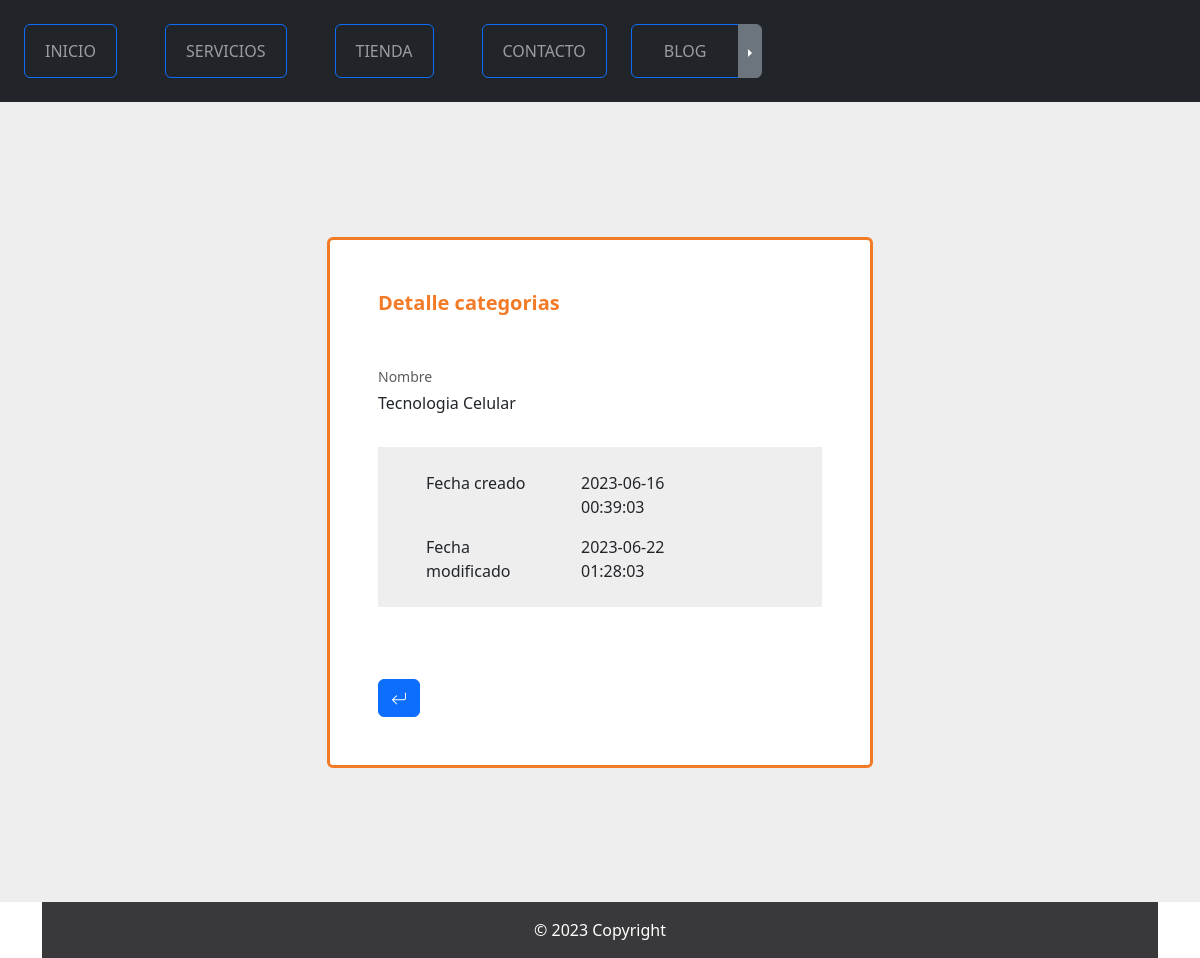
The page /blogs/categoria/detalles/2 on the database as committed earlier.
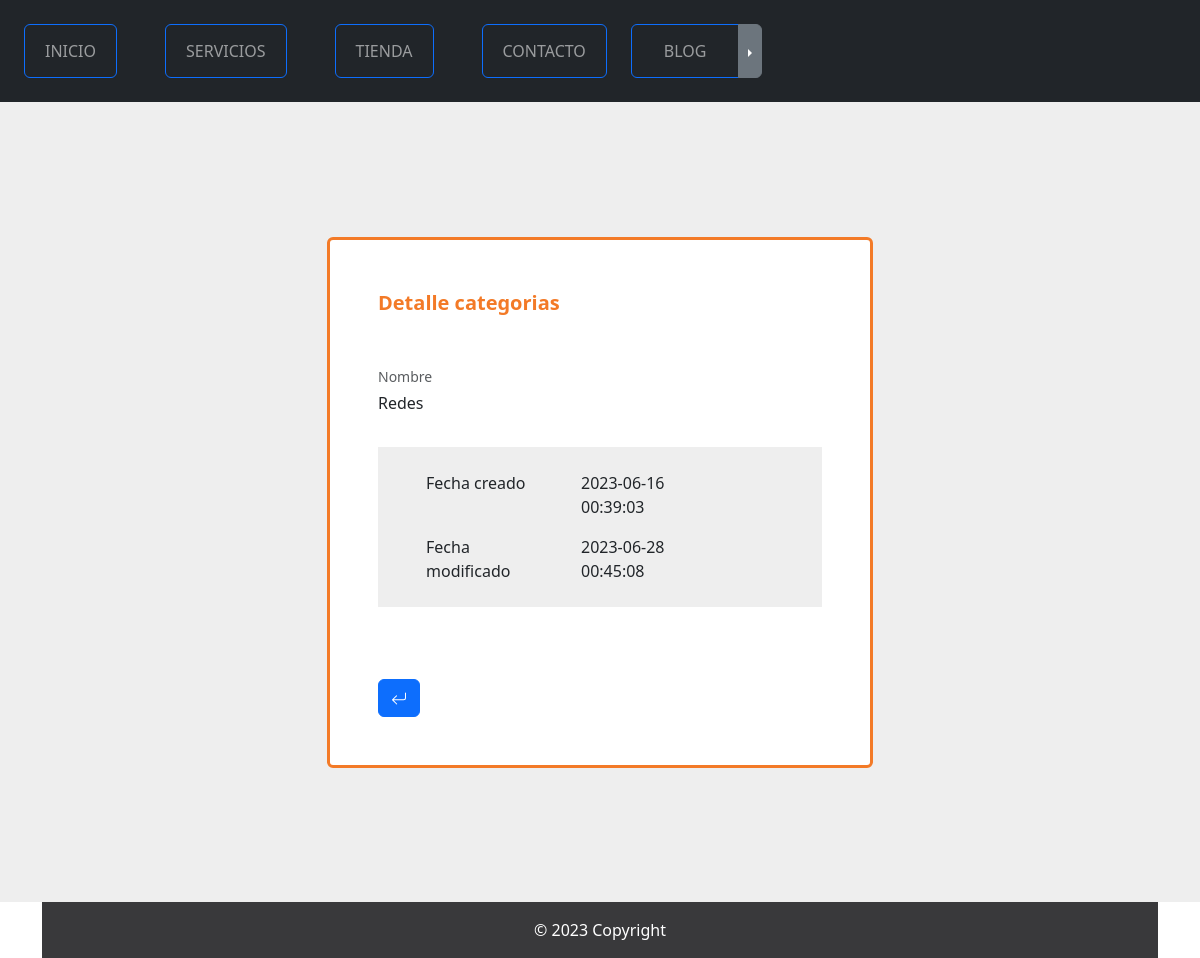
The same page on the database as committed later.
### blogs/models.py (models this page shows, shortened)
class Categoria(models.Model):
    nombre = models.CharField(max_length=50)
    created = models.DateTimeField(auto_now_add=True)
    updated = models.DateTimeField(auto_now=True)
    class Meta:
        verbose_name = 'categoria'
        verbose_name_plural = 'categorias'
        db_table = 'demo_categoria'

### blogs/views.py (the view)
class CategoriaDetalle(DetailView):
    model = Categoria

### blogs/templates/blogs/categoria/detalles.html (shortened to what this page needs)
{% extends "master.html" %}
{% load widget_tweaks %}
{% block content %}
    <section class="h-100 h-custom background-color-custom1">
        <div class="container py-5 h-100">
            <div class="row d-flex justify-content-center align-items-center h-100">
                <div class="col-lg-8 col-xl-6">
                    <div class="card border-top border-bottom border-3 border-color-custom1">
                        <div class="card-body p-5">
                            <p class="lead fw-bold mb-5 color-custom1">Detalle categorias</p>
                            <div class="row">
                                <div class="col mb-3">
                                    <p class="small text-muted mb-1">Nombre</p>
                                    <p>{{ categoria.nombre }}</p>
                                </div>
                            </div>
                            <div class="mx-n5 px-5 py-4 background-color-custom1">
                                <div class="row">
                                    <div class="col-md-8 col-lg-5">
                                        <p>Fecha creado</p>
                                    </div>
                                    <div class="col-md-4 col-lg-5">
                                        <p>{{ categoria.created|date:'Y-m-d H:i:s'  }}</p>
                                    </div>
                                </div>
                                <div class="row">
                                    <div class="col-md-8 col-lg-5">
                                        <p class="mb-0">Fecha modificado</p>
                                    </div>
                                    <div class="col-md-4 col-lg-5">
                                        <p class="mb-0">{{ categoria.updated|date:'Y-m-d H:i:s'  }}</p>
                                    </div>
                                </div>
                            </div>
                            <br/>
                            <br/>
                            <br/>
                            <div class="col-5">
                                {% url 'categorialeer' as url %}
                                <a href="{{ url }}" type="submit" class="btn btn-primary">
                                </a>
                            </div>
                        </div>
                    </div>
                </div>
            </div>
        </div>
    </section>
{% endblock %}

Rows that differ between the two databases and show on the page:
changed Categoria: nombre "Tecnologia Celular" → "Redes"; updated "2023-06-22 01:28:03" → "2023-06-28 00:45:08"
